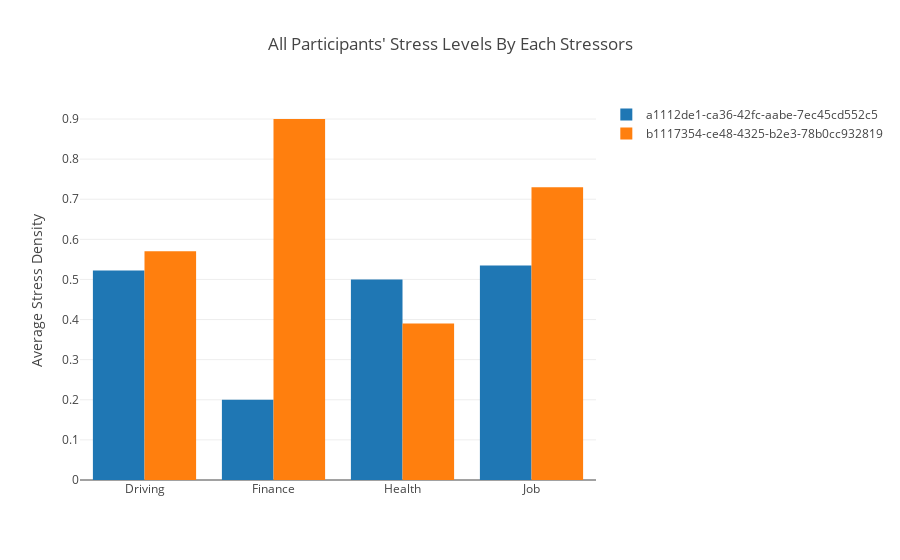

Notebook code cell kept with this figure:
### Markdown cell above
### Bar charts
Sometimes it is best to utilize bar charts to demonstrate the differences between subsets of participants.  In this example, we show the difference in stress events between the two participants in the example data for each of the four major stressor categories.  This chart is interactive using the mouse and controls to explore the data. The legend labels can be enabled/disabled by clicking on them.

### Code cell
plot_stress_bar(stress_stream)

### Figure 1 — Plotly figure (JSON) as saved in the notebook; plotly's stock layout.template omitted (floating-point values rounded to 4 significant figures)
{"data": [{"name": "a1112de1-ca36-42fc-aabe-7ec45cd552c5", "type": "bar", "uid": "4831576f-f004-40b3-a46d-28c9cb7c29e0", "x": ["Driving", "Finance", "Health", "Job"], "y": [0.5225, 0.2, 0.5, 0.535]}, {"name": "b1117354-ce48-4325-b2e3-78b0cc932819", "type": "bar", "uid": "ac371ed5-cc2e-4132-bc25-299eeede2edb", "x": ["Driving", "Finance", "Health", "Job"], "y": [0.57, 0.9, 0.39, 0.73]}], "layout": {"autosize": true, "title": {"text": "All Participants' Stress Levels By Each Stressors"}, "xaxis": {"autorange": true, "range": [-0.5, 3.5], "type": "category"}, "yaxis": {"autorange": true, "range": [0, 0.9474], "title": {"text": "Average Stress Density"}, "type": "linear"}}}
